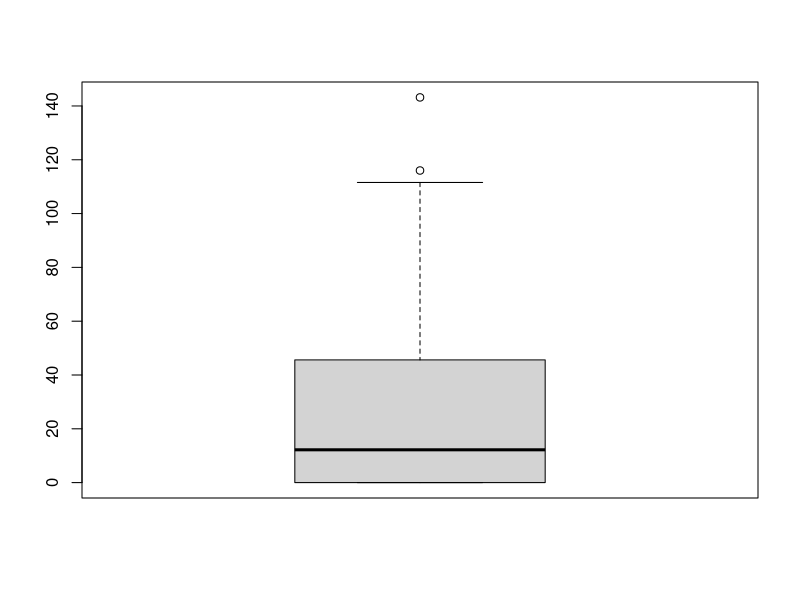

The R script that drew this image:
## ---- chunk 1
rm(list=ls())
library(here)
library(tidyverse)
library(ggfortify)
## ---- chunk 2
plot <- read.csv(here("Data", "Moose_Plot_Data.csv"))
tree <- read.csv(here("Data", "Moose_Tree_Data.csv"))
## ---- chunk 3
glimpse(plot)
## ---- chunk 4
glimpse(tree)
## ---- chunk 5
plot$hilltop <- as.logical(plot$hilltop)
plot$swamp <- as.logical(plot$swamp)
plot$wetland_forest <- as.logical(plot$wetland_forest)
plot$harvest <- as.logical(plot$harvest)

tree$browsed <- as.logical(tree$browsed)
tree$stripped <- as.logical(tree$stripped)
tree$broken <- as.logical(tree$broken)

tree$species <- as.factor(tree$species)
tree$plot <- as.factor(tree$plot)
## ---- chunk 6

#First fix Quabbin Forest, the watershed labeled as 0
fixwatershed0 <- which(plot$watershed == "0")
plot$watershed[fixwatershed0] <- "Quabbin"

#Then fix Ware River Forest, the watershed labeled as 1
fixwatershed1 <- which(plot$watershed == "1")
plot$watershed[fixwatershed1] <- "Ware River"

#Now convert it to factor then check the levels to make sure it all worked.
plot$watershed <- as.factor(plot$watershed)
levels(plot$watershed)
## ---- chunk 7
# Checking browse_index first.
# Run code to get a summary of descriptive stats to compare the max and mins with the quartiles, median, and mean. 

summary(plot$browse_index)
## ---- chunk 8
#Make a rough boxplot of this variable to check it out. 
boxplot(plot$browse_index)
## ---- chunk 9
# Find out more about this row:

which(plot$browse_index == 143.18) #This didn't work but I organized the rows from greatest to least in the table and it returned row number 156. 

slice(plot, 156)
## ---- chunk 10
#Now check the summary stats for the whole dataset just to make things quicker. 
plot |>
  summary()
## ---- chunk 11
# I found the unite function through googling. It combines the three columns but ends up with the three values still distinct, just all in one column. This isn't quite what I want. 

unite(tree, col='interaction', c('browsed', 'stripped', 'broken'), sep = '/')
## ---- chunk 12
# Add a new column that combines browsed, stripped, and broken using mutate (function that modifies columns). Found a model of similar code through googling. 

tree.updated <- tree |>
  mutate(interaction = browsed + stripped + broken)

# However, this function added the value in the three columns together, instead of how I wanted, which is to keep the binary yes/no of whether there was moose interaction with the tree. (see next code chunk)

## ---- chunk 13
#First change the column to factor data so I can see the levels. 
tree.updated$interaction <- as.factor(tree.updated$interaction)

# Check out the levels. Has 0, 1, and 2. 
levels(tree.updated$interaction)

#I just want 0 and 1. The 2 indicates that there were two types of interactions. This is extra info for what I want. I will change the rows with 2 to be 1 so that it's binary data.
#First make a fix object with all the rows that have 2. 
fix.interaction <- which(tree.updated$interaction == "2")

#Then apply the fix object to change all those rows with 2 to be 1.
tree.updated$interaction[fix.interaction] <- "1"
tree.updated$interaction <- factor(tree.updated$interaction)
## ---- chunk 14
#Filter for just the rows with a 1 value for interaction. This indicates that they were interacted with in some way. There are 648 rows where this is true. 
tree.updated |>
  filter(interaction == "1")

#Then filter for rows where interaction is 0. There are 1,507 rows where this is the case. 
tree.updated |>
  filter(interaction == "0")

#Both of these add up to 2,155 rows. Meaning there should be 1,758 rows where the value is NA for interaction. 
tree.updated |>
  filter(interaction == "NA") #Doesn't seem to work to filter for NA values...
## ---- chunk 15
#use write.csv - specify the data frame, specify where to save, specify what to save as

write.csv(tree.updated, here("Data", "Updated_Moose_Tree_Data.csv"))
